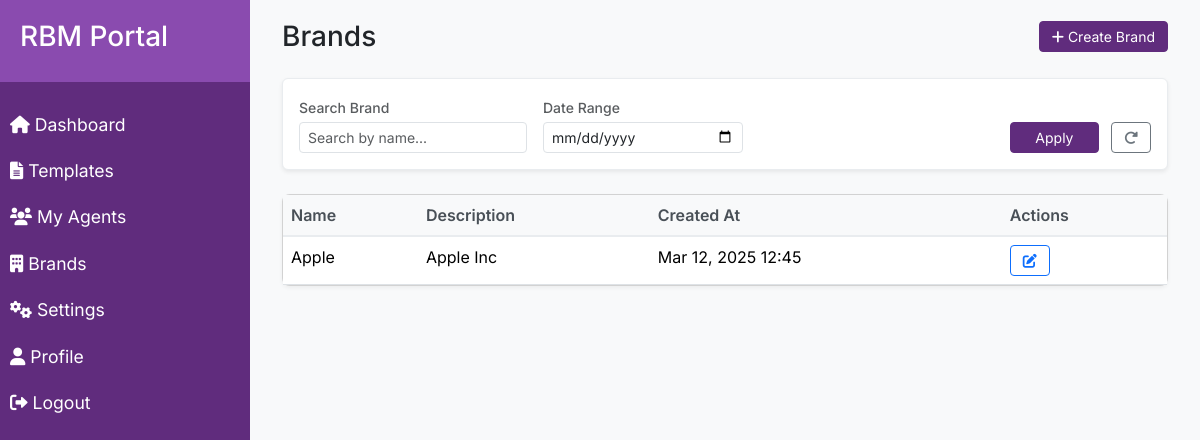
The app's page /brands/ (signed in), older data.
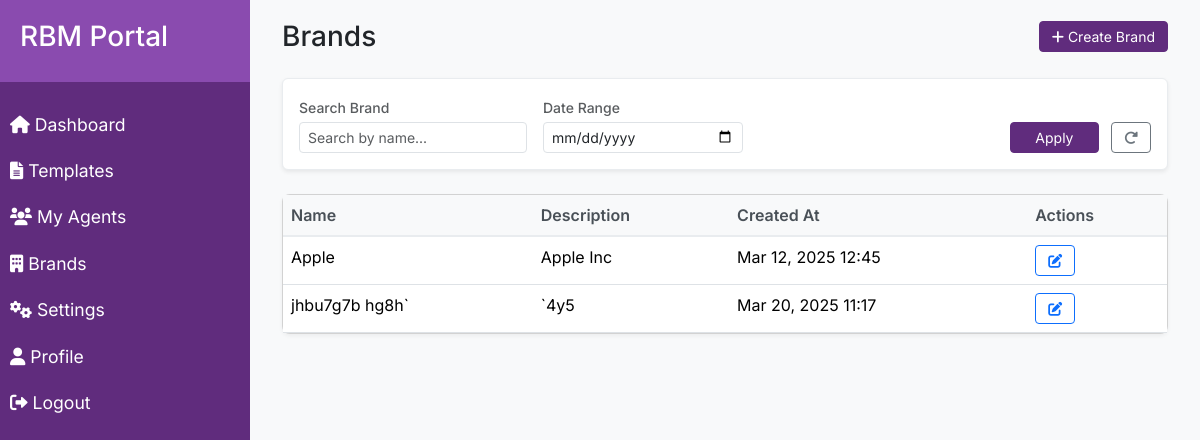
The same page, newer data.
### dashboard/models.py (models this page shows, shortened)
class Brand(models.Model):
    name = models.CharField(max_length=100)
    description = models.TextField(blank=True)
    created_at = models.DateTimeField(auto_now_add=True)

### dashboard/views.py (the view)
# urls.py: path('brands/', views.brand_list, name='brand_list'),
@login_required
def brand_list(request):
    search = request.GET.get('search', '')
    date_from = request.GET.get('date_from')
    brands = Brand.objects.all()
    if search:
        brands = brands.filter(name__icontains=search)
    if date_from:
        brands = brands.filter(created_at__date=date_from)
    context = {
        'brands': brands,
        'selected_date_from': date_from,
    }
    return render(request, 'dashboard/brand_list.html', context)

### templates/dashboard/brand_list.html
{% extends 'base.html' %}
{% block content %}
<div class="container-fluid">
    <div class="d-flex justify-content-between align-items-center mb-4">
        <h1 class="h3 mb-0">Brands</h1>
        <a href="{% url 'create_brand' %}" class="btn btn-primary btn-sm">
            <i class="fas fa-plus"></i> Create Brand
        </a>
    </div>
    <div class="filter-bar bg-white p-3 rounded mb-4 shadow-sm">
        <form method="get" class="d-flex flex-wrap gap-3 align-items-end">
            <div class="filter-group" style="min-width: 200px;">
                <label class="form-label text-muted small mb-1">Search Brand</label>
                <input type="text" name="search" class="form-control form-control-sm"
                       value="{{ request.GET.search }}" placeholder="Search by name...">
            </div>
            <div class="filter-group" style="min-width: 200px;">
                <label class="form-label text-muted small mb-1">Date Range</label>
                <input type="date" name="date_from" class="form-control form-control-sm"
                       value="{{ selected_date_from }}">
            </div>
            <div class="ms-auto">
                <button type="submit" class="btn btn-primary btn-sm px-4">Apply</button>
                <a href="{% url 'brand_list' %}" class="btn btn-outline-secondary btn-sm ms-2">
                    <i class="fas fa-redo-alt"></i>
                </a>
            </div>
        </form>
    </div>
    <div class="card">
        <div class="card-body p-0">
            <div class="table-responsive">
                <table class="table table-hover mb-0">
                    <thead>
                        <tr>
                            <th>Name</th>
                            <th>Description</th>
                            <th>Created At</th>
                            <th>Actions</th>
                        </tr>
                    </thead>
                    <tbody>
                        {% for brand in brands %}
                        <tr>
                            <td>{{ brand.name }}</td>
                            <td>{{ brand.description }}</td>
                            <td>{{ brand.created_at|date:"M d, Y H:i" }}</td>
                            <td>
                                <a href="#" class="btn btn-sm btn-outline-primary">
                                    <i class="fas fa-edit"></i>
                                </a>
                            </td>
                        </tr>
                        {% endfor %}
                    </tbody>
                </table>
            </div>
        </div>
    </div>
</div>
{% endblock %}

Row changes from the older to the newer data that the page shows:
added Brand: name "jhbu7g7b hg8h`", description "`4y5", created_at "Mar 20, 2025 11:17"
